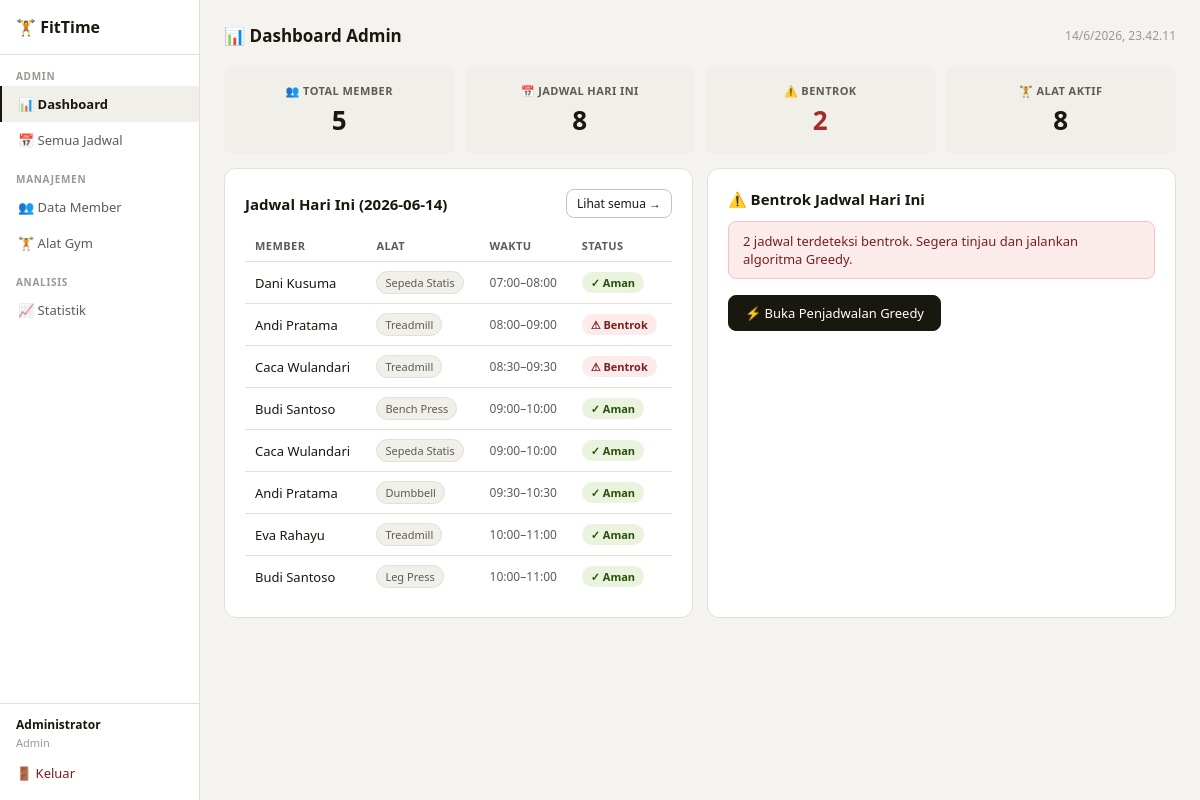
The page /dashboard (signed in) on the database as committed earlier.
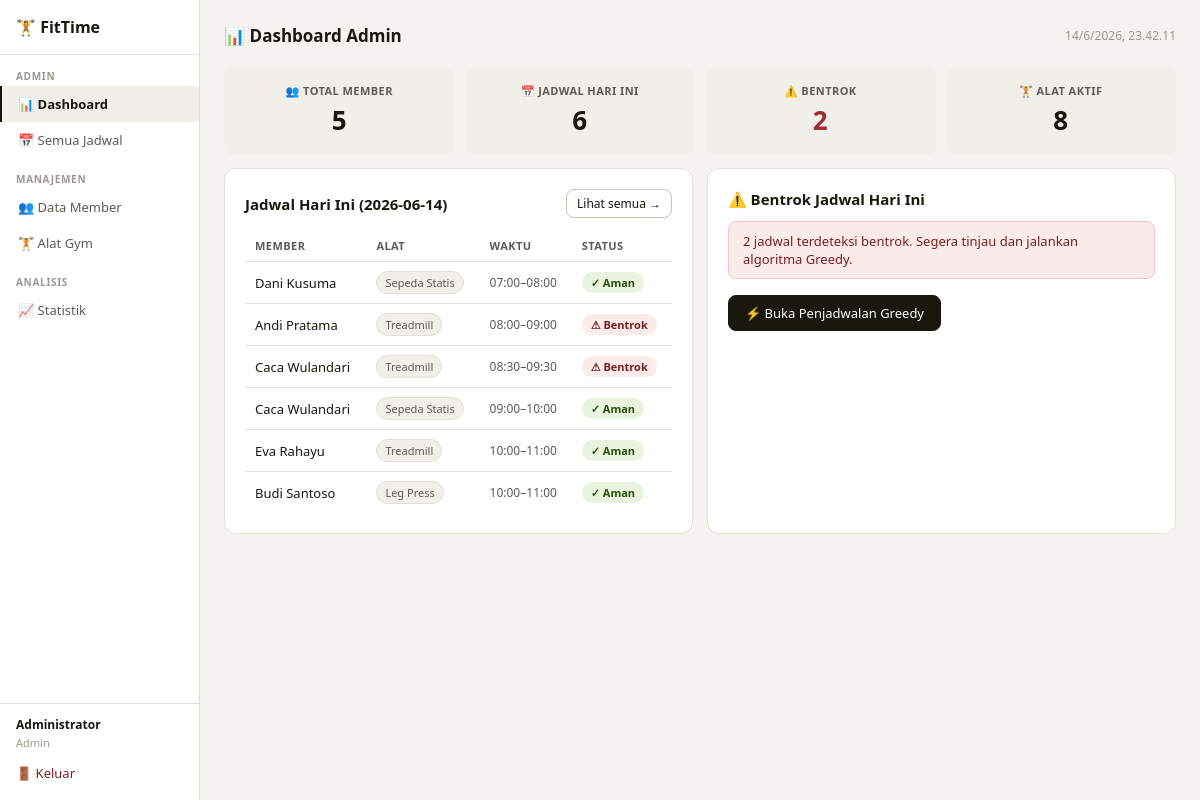
The same page on the database as committed later.
### tables this page shows
CREATE TABLE jadwal (
            id INTEGER PRIMARY KEY AUTOINCREMENT,
            user_id INTEGER NOT NULL,
            alat_id INTEGER NOT NULL,
            tanggal TEXT NOT NULL,
            jam_mulai TEXT NOT NULL,
            jam_selesai TEXT NOT NULL,
            catatan TEXT,
            status TEXT DEFAULT 'pending',  -- pending, approved, rejected, clash
            created_at TEXT DEFAULT (datetime('now','localtime')),
            FOREIGN KEY (user_id) REFERENCES users(id),
            FOREIGN KEY (alat_id) REFERENCES alat_gym(id)
        );

CREATE TABLE users (
            id INTEGER PRIMARY KEY AUTOINCREMENT,
            username TEXT UNIQUE NOT NULL,
            password TEXT NOT NULL,
            role TEXT NOT NULL DEFAULT 'member',  -- 'admin' or 'member'
            nama_lengkap TEXT,
            email TEXT,
            no_hp TEXT,
            tanggal_lahir TEXT,
            jenis_kelamin TEXT,
            berat_badan REAL,
            tinggi_badan REAL,
            tujuan_latihan TEXT,
            created_at TEXT DEFAULT (datetime('now','localtime'))
        );

CREATE TABLE alat_gym (
            id INTEGER PRIMARY KEY AUTOINCREMENT,
            nama TEXT UNIQUE NOT NULL,
            deskripsi TEXT,
            kapasitas INTEGER DEFAULT 1,
            aktif INTEGER DEFAULT 1
        );

### app.py (the view, shortened to what this page needs)
@app.route('/dashboard')
@login_required()
def dashboard():
    today = date.today().isoformat()
    with get_db() as db:
        if session['role']=='admin':
            total_member = db.execute("SELECT COUNT(*) FROM users WHERE role='member'").fetchone()[0]
            total_alat = db.execute("SELECT COUNT(*) FROM alat_gym WHERE aktif=1").fetchone()[0]
            jadwal_hari_ini = db.execute('''
                SELECT j.*,u.nama_lengkap as nama,a.nama as alat_nama
                FROM jadwal j JOIN users u ON j.user_id=u.id JOIN alat_gym a ON j.alat_id=a.id
                WHERE j.tanggal=? ORDER BY j.jam_mulai
            ''',(today,)).fetchall()
            clashes = detect_clashes_for_date(db, today)
            total_clash = len(clashes)
            return render_template('dashboard_admin.html',
                total_member=total_member, total_alat=total_alat,
                jadwal_hari_ini=jadwal_hari_ini, total_clash=total_clash,
                clashes=clashes, today=today)

### app.py (called while the page is built)
def get_db():
    conn = sqlite3.connect(DB)
    conn.row_factory = sqlite3.Row
    return conn

def to_min(t):
    h,m = map(int,t.split(':'))
    return h*60+m

def detect_clashes_for_date(db, tanggal):
    rows = db.execute('''
        SELECT j.id, j.jam_mulai, j.jam_selesai, j.alat_id, u.nama_lengkap as nama
        FROM jadwal j JOIN users u ON j.user_id=u.id
        WHERE j.tanggal=? ORDER BY j.alat_id, j.jam_mulai
    ''', (tanggal,)).fetchall()
    clashes = set()
    for i in range(len(rows)):
        for k in range(i+1,len(rows)):
            a,b = rows[i],rows[k]
            if a['alat_id']!=b['alat_id']: continue
            if to_min(a['jam_mulai'])<to_min(b['jam_selesai']) and to_min(b['jam_mulai'])<to_min(a['jam_selesai']):
                clashes.add(a['id']); clashes.add(b['id'])
    return clashes

### templates/dashboard_admin.html (shortened to what this page needs)
{% extends 'base.html' %}
{% block content %}
<div class="page-header">
  <div class="page-title">📊 Dashboard Admin</div>
  <span style="font-size:12px;color:var(--text3)" id="clock"></span>
</div>
<div class="grid-4" style="margin-bottom:14px">
  <div class="stat-card"><div class="stat-lbl">👥 Total Member</div><div class="stat-val">{{ total_member }}</div></div>
  <div class="stat-card"><div class="stat-lbl">📅 Jadwal Hari Ini</div><div class="stat-val">{{ jadwal_hari_ini|length }}</div></div>
  <div class="stat-card"><div class="stat-lbl">⚠️ Bentrok</div><div class="stat-val" style="color:{% if total_clash %}var(--red){% else %}var(--green){% endif %}">{{ total_clash }}</div></div>
  <div class="stat-card"><div class="stat-lbl">🏋️ Alat Aktif</div><div class="stat-val">{{ total_alat }}</div></div>
</div>
<div class="grid-2">
  <div class="card">
    <div class="section-title" style="display:flex;justify-content:space-between;align-items:center">
      Jadwal Hari Ini ({{ today }})
      <a href="{{ url_for('admin_jadwal') }}" class="btn btn-sm">Lihat semua →</a>
    </div>
    {% if jadwal_hari_ini %}
    <table><thead><tr><th>Member</th><th>Alat</th><th>Waktu</th><th>Status</th></tr></thead><tbody>
    {% for j in jadwal_hari_ini %}
    <tr>
      <td>{{ j.nama }}</td>
      <td><span class="chip">{{ j.alat_nama }}</span></td>
      <td style="font-size:12px;color:var(--text2)">{{ j.jam_mulai }}–{{ j.jam_selesai }}</td>
      <td>{% if j.id in clashes %}<span class="badge b-clash">⚠ Bentrok</span>{% else %}<span class="badge b-ok">✓ Aman</span>{% endif %}</td>
    </tr>
    {% endfor %}
    </tbody></table>
    {% else %}
    <div class="empty">Belum ada jadwal hari ini</div>
    {% endif %}
  </div>
  <div class="card">
    <div class="section-title">⚠️ Bentrok Jadwal Hari Ini</div>
    {% if total_clash > 0 %}
    <div class="alert alert-danger">{{ total_clash }} jadwal terdeteksi bentrok. Segera tinjau dan jalankan algoritma Greedy.</div>
    <a href="{{ url_for('admin_jadwal') }}" class="btn btn-primary" style="margin-top:4px">⚡ Buka Penjadwalan Greedy</a>
    {% else %}
    <div class="empty" style="color:var(--green-t)">✅ Tidak ada bentrok jadwal hari ini!</div>
    {% endif %}
  </div>
</div>
{% endblock %}

Rows that differ between the two databases and show on the page:
removed jadwal: nama "Budi Santoso", alat_nama "Bench Press", jam_mulai "09:00", jam_selesai "10:00", shows "✓ Aman"
removed jadwal: nama "Andi Pratama", alat_nama "Dumbbell", jam_mulai "09:30", jam_selesai "10:30", shows "✓ Aman"
Other text that changed with them:
{{ jadwal_hari_ini|length }}: "8" → "6"
